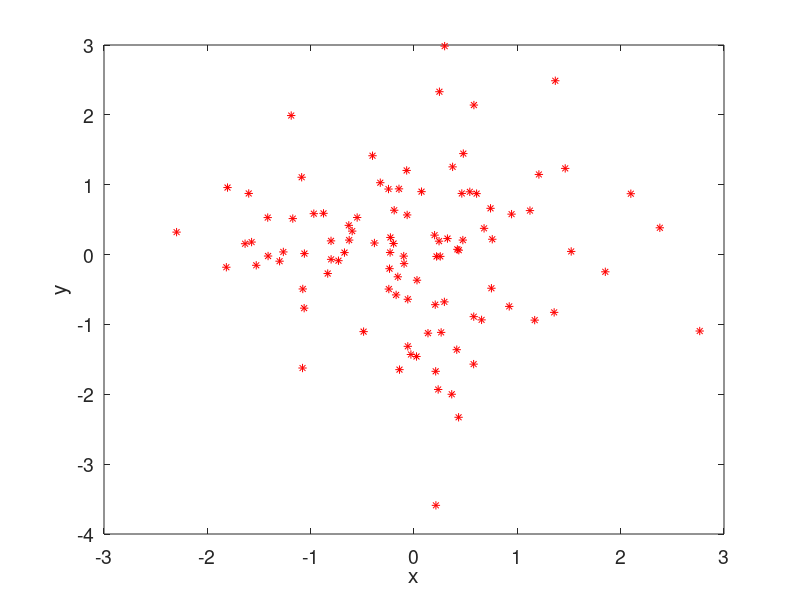
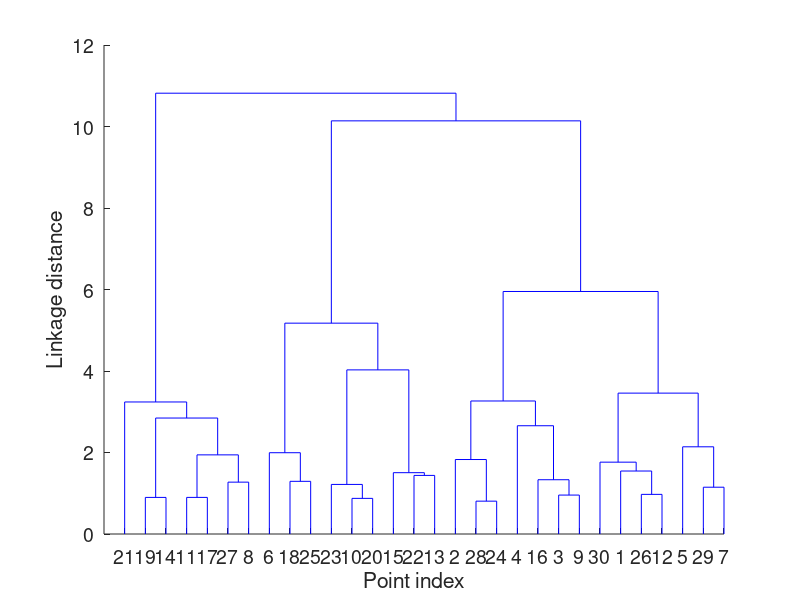

Reproduce these figures in MATLAB, in order.
clc; clear; close all;
% data
X = randn(100,2);
figure(1)
plot(X(:,1),X(:,2),'r*');
xlabel('x'); ylabel('y');
set(gca,'FontSize',14,'color','none')
% dendrogram
Z = linkage(pdist(X),'ward');
figure(2)
dendrogram(Z)
xlabel('Point index'); ylabel('Linkage distance');
set(gca,'FontSize',14,'color','none')